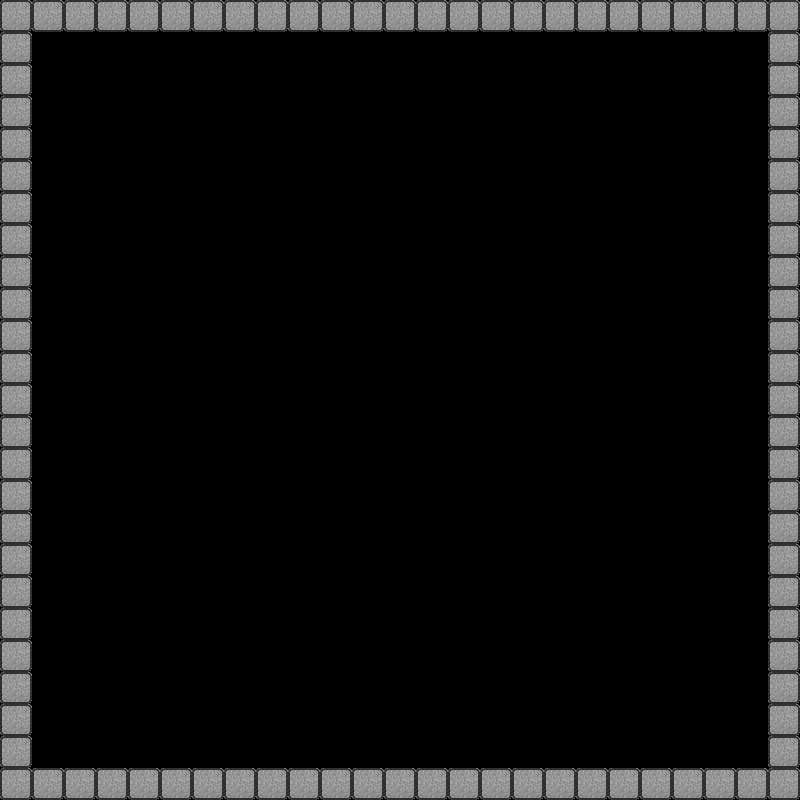

This game map was drawn from its Tiled (.tmx) file and the tilesets committed beside it. A one-line description and the trimmed map source follow:
An orthogonal 25x25 tile map with 32x32 px tiles, 1 tile layer (stageTiles) and 14 objects (3x dummyTile, 3x brokenTile, PlayerStart, Goal, spikePlatform, ...).

<map version="1.0" orientation="orthogonal" width="25" height="25" tilewidth="32" tileheight="32">
 <tileset firstgid="1" name="grayBrickTileset" tilewidth="32" tileheight="32">
  <image source="grayBrickTileset.png" width="96" height="64" />
 </tileset>
 <layer name="stageTiles" width="25" height="25">
  <data>[625 cells, 96 non-empty, 1 distinct tile ids]</data>
 </layer>
 <objectgroup name="Game Objects" width="25" height="25">
  <object name="PlayerStart" x="128" y="96" />
  <object name="Goal" x="672" y="704" />
 </objectgroup>
 <objectgroup name="Collisions" width="25" height="25">
  <object x="0" y="0" width="768" height="32" />
  <object x="768" y="0" width="32" height="768" />
  <object x="0" y="32" width="32" height="736" />
  <object x="0" y="768" width="800" height="32" />
 </objectgroup>
 <objectgroup name="Barriers" width="25" height="25">
  <object name="dummyTile" x="512" y="768" />
  <object name="brokenTile" x="512" y="704" />
  <object name="dummyTile" x="512" y="640">
   <properties>
    <property name="orientation" value="side" />
   </properties>
  </object>
  <object name="dummyTile" x="640" y="640">
   <properties>
    <property name="orientation" value="side" />
   </properties>
  </object>
  <object name="brokenTile" x="576" y="640">
   <properties>
    <property name="orientation" value="side" />
   </properties>
  </object>
  <object name="brokenTile" x="704" y="640">
   <properties>
    <property name="orientation" value="side" />
   </properties>
  </object>
 </objectgroup>
 <objectgroup name="polyLinePlatforms" width="25" height="25">
  <object name="spikePlatform" x="128" y="288">
   <properties>
    <property name="orientation" value="facingRight" />
    <property name="time" value="1" />
   </properties>
   <polyline points="0,0 544,0" />
  </object>
 </objectgroup>
 <objectgroup name="rotatingPlatforms" width="25" height="25">
  <object name="triangleSmall" x="288" y="480">
   <properties>
    <property name="orientation" value="upsideDown" />
    <property name="speed" value="0.6" />
   </properties>
  </object>
 </objectgroup>
</map>
